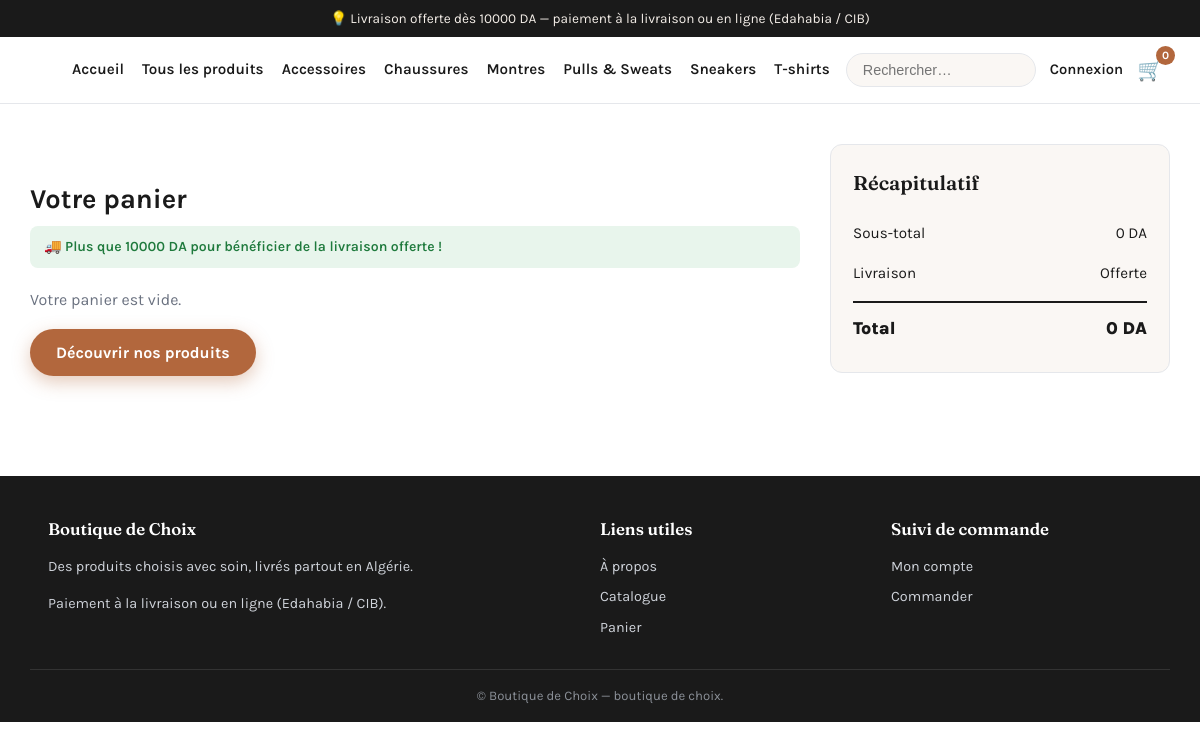
Page /cart/ on the committed database.
### apps/catalog/models.py (models this page shows, shortened)
class Category(models.Model):
    name = models.CharField("Nom", max_length=120)
    slug = models.SlugField("Slug", max_length=140, unique=True, blank=True)
    parent = models.ForeignKey(
        "self",
        verbose_name="Catégorie parente",
        on_delete=models.CASCADE,
        null=True,
        blank=True,
        related_name="children",
    )
    image = models.ImageField(
        "Image", upload_to="categories/", null=True, blank=True
    )
    description = models.TextField("Description", blank=True)
    is_active = models.BooleanField("Active", default=True)
    order = models.PositiveIntegerField("Ordre", default=0)
    class Meta:
        verbose_name = "Catégorie"
        verbose_name_plural = "Catégories"
        ordering = ["order", "name"]
    def get_absolute_url(self):
        return reverse("catalog:category", kwargs={"slug": self.slug})

### apps/cart/views.py (the view)
# urls.py: path("", views.cart_detail, name="cart_detail"),
def cart_detail(request):
    cart = CartSession(request)
    context = {
        "cart": cart,
        "lines": cart.items(),
    }
    return render(request, "cart/cart_detail.html", context)

### apps/cart/services.py (called while the page is built, shortened)
    def __iter__(self):
        from apps.catalog.models import Product
        product_ids = {int(k.split("::")[0]) for k in self.cart}
        variant_ids = {
            int(k.split("::")[1])
            for k in self.cart
            if k.split("::")[1]
        }
        products = {
            p.id: p
            for p in Product.objects.filter(id__in=product_ids).select_related(
                "category"
            )
        }
        from apps.catalog.models import ProductVariant
        variants = {
            v.id: v
            for v in ProductVariant.objects.filter(id__in=variant_ids).select_related(
                "product"
            )
        }
        lines = []
        invalid = []
        for key in invalid:
            self.cart.pop(key, None)
        if invalid:
            self.save()
        return iter(lines)

    def items(self):
        return list(self)

    def __len__(self):
        return sum(data["qty"] for data in self.cart.values())

    @property
    def total(self):
        from decimal import Decimal
        return sum((line.total for line in self), Decimal("0"))

    @property
    def subtotal(self):
        return self.total

    @property
    def shipping(self):
        from decimal import Decimal
        if self.total >= settings.SHIPPING_FREE_THRESHOLD or not self.items():
            return Decimal("0")
        return Decimal(settings.SHIPPING_FLAT_RATE)

    @property
    def grand_total(self):
        return self.subtotal + self.shipping

    @property
    def free_shipping_remaining(self):
        from decimal import Decimal
        if self.total >= settings.SHIPPING_FREE_THRESHOLD:
            return Decimal("0")
        return Decimal(settings.SHIPPING_FREE_THRESHOLD) - self.total

### apps/core/context_processors.py (called while the page is built)
def store_settings(request):
    cart = CartSession(request)
    return {
        "store_name": settings.STORE_NAME,
        "store_currency_symbol": settings.CURRENCY_SYMBOL,
        "store_categories": Category.objects.filter(is_active=True),
        "cart_count": len(cart),
        "free_shipping_threshold": settings.SHIPPING_FREE_THRESHOLD,
        "shipping_flat_rate": settings.SHIPPING_FLAT_RATE,
        "allow_cod": settings.ALLOW_PAYMENT_ON_DELIVERY,
    }

### templates/cart/cart_detail.html (shortened to what this page needs)
{% extends "core/base.html" %}
{% block content %}
<div class="container cart-layout">
  <div>
    <h1 style="font-size:1.7rem;margin:34px 0 6px;">Votre panier</h1>
    {% if cart.free_shipping_remaining > 0 %}
      <div class="alert-free-ship">🚚 Plus que {{ cart.free_shipping_remaining|floatformat:0 }} {{ store_currency_symbol }} pour bénéficier de la livraison offerte !</div>
    {% else %}
      <div class="alert-free-ship">🎉 La livraison vous est offerte !</div>
    {% endif %}
    {% if lines %}
      {% for line in lines %}
        <div class="cart-line{% if not line.product.primary_image %} mp{% endif %}">
          {% if line.product.primary_image %}
            <a href="{{ line.product.get_absolute_url }}"><img src="{{ line.product.primary_image.image.url }}" alt="{{ line.product.name }}"></a>
          {% endif %}
          <div>
            <div class="cart-line-name">
              <a href="{{ line.product.get_absolute_url }}">{{ line.product.name }}</a>
            </div>
            {% if line.variant %}
              <div class="cart-line-variant">Déclinaison : {{ line.variant.name }}</div>
            {% endif %}
            <div class="cart-line-variant">{{ line.unit_price|floatformat:0 }} {{ store_currency_symbol }} / unité</div>
            <div class="cart-actions-inline">
              <form action="{% url 'cart:update_cart' line.key %}" method="post">
                {% csrf_token %}
                <input class="qty-input" type="number" name="quantity" value="{{ line.quantity }}" min="0" max="99" aria-label="Quantité">
              </form>
              <form action="{% url 'cart:remove_item' line.key %}" method="post">
                {% csrf_token %}
                <button class="cart-remove" type="submit">Retirer</button>
              </form>
            </div>
          </div>
          <div class="cart-line-price">{{ line.total|floatformat:0 }} {{ store_currency_symbol }}</div>
        </div>
      {% endfor %}
      <p style="margin-top:24px;">
        <a class="btn btn-outline btn-sm" href="{% url 'catalog:product_list' %}">← Continuer mes achats</a>
      </p>
    {% else %}
      <p style="color:var(--muted);margin-top:20px;">Votre panier est vide.</p>
      <a class="btn btn-primary" href="{% url 'catalog:product_list' %}">Découvrir nos produits</a>
    {% endif %}
  </div>
  <aside class="summary">
    <h3>Récapitulatif</h3>
    <div class="summary-row"><span>Sous-total</span><span>{{ cart.subtotal|floatformat:0 }} {{ store_currency_symbol }}</span></div>
    <div class="summary-row"><span>Livraison</span>
      <span>{% if cart.shipping == 0 %}Offerte{% else %}{{ cart.shipping|floatformat:0 }} {{ store_currency_symbol }}{% endif %}</span>
    </div>
    <div class="summary-row summary-total"><span>Total</span><span>{{ cart.grand_total|floatformat:0 }} {{ store_currency_symbol }}</span></div>
  </aside>
</div>
{% endblock %}

### templates/core/base.html (shortened to what this page needs)
{% load static %}
<!DOCTYPE html>
<html lang="fr">
<head>
  <link rel="stylesheet" href="{% static 'css/style.css' %}">
</head>
<body>
  <div class="announce">
    💡 Livraison offerte dès {{ free_shipping_threshold }} {{ store_currency_symbol }} —
    paiement à la livraison ou en ligne (Edahabia / CIB)
  </div>
  <header class="site-header">
    <div class="container header-inner">
      <nav id="mainNav" class="main-nav" aria-label="Navigation principale">
        <a href="{% url 'core:home' %}">Accueil</a>
        <a href="{% url 'catalog:product_list' %}">Tous les produits</a>
        {% for cat in store_categories|slice:":6" %}
          <a href="{{ cat.get_absolute_url }}">{{ cat.name }}</a>
        {% endfor %}
      </nav>
      <div class="header-actions">
        <form class="header-search" action="{% url 'catalog:product_list' %}" method="get" role="search">
          <input type="search" name="q" placeholder="Rechercher…" aria-label="Rechercher un produit">
        </form>
        {% if user.is_authenticated %}
          <a class="header-link" href="{% url 'accounts:dashboard' %}">Mon compte</a>
        {% else %}
          <a class="header-link" href="{% url 'accounts:login' %}">Connexion</a>
        {% endif %}
        <a class="cart-link" href="{% url 'cart:cart_detail' %}">
          <span aria-hidden="true">🛒</span>
          <span class="cart-count" id="cartCount">{{ cart_count }}</span>
        </a>
      </div>
    </div>
  </header>
  <main id="main">
    {% block content %}{% endblock %}
  </main>
  <footer class="site-footer">
    <div class="container footer-grid">
      <div>
        <h4>{{ store_name }}</h4>
        <p>Des produits choisis avec soin, livrés partout en Algérie.</p>
        <p>Paiement à la livraison ou en ligne (Edahabia / CIB).</p>
      </div>
      <div>
        <h4>Liens utiles</h4>
        <a href="{% url 'core:about' %}">À propos</a>
        <a href="{% url 'catalog:product_list' %}">Catalogue</a>
        <a href="{% url 'cart:cart_detail' %}">Panier</a>
      </div>
      <div>
        <h4>Suivi de commande</h4>
        <a href="{% url 'accounts:dashboard' %}">Mon compte</a>
        <a href="{% url 'orders:checkout' %}">Commander</a>
      </div>
    </div>
    <div class="container footer-bottom">
      &copy; {{ store_name }} — boutique de choix.
    </div>
  </footer>
</body>
</html>

### static/css/style.css (style rules this page uses)
:root { --ink: #1a1a1a; --muted: #6b7280; --line: #e5e7eb; --accent: #b2673d; --accent-dark: #934f2c; --accent-soft: #f6ece4; --bg: #ffffff; --bg-soft: #faf7f4; --green: #1f7a3d; --red: #b3261e; --radius: 12px; --shadow: 0 8px 24px rgba(0, 0, 0, .07); --font: "Karla", "Segoe UI", system-ui, -apple-system, "Helvetica Neue", Arial, sans-serif; --font-display: "Fraunces", Georgia, "Times New Roman", serif; }
* { box-sizing: border-box; }
html { scroll-behavior: smooth; }
body { margin: 0; font-family: var(--font); color: var(--ink); background: var(--bg); line-height: 1.55; -webkit-font-smoothing: antialiased; }
a { color: var(--accent-dark); text-decoration: none; }
.container { max-width: 1140px; margin: 0 auto; padding: 0 18px; }
.announce { background: var(--ink); color: #f5efe9; text-align: center; font-size: .85rem; padding: 8px 16px; }
.site-header { position: sticky; top: 0; z-index: 40; background: rgba(255,255,255,.96); backdrop-filter: blur(6px); border-bottom: 1px solid var(--line); }
.header-inner { display: flex; align-items: center; gap: 16px; padding-top: 12px; padding-bottom: 12px; }
.main-nav { display: flex; gap: 18px; font-weight: 600; font-size: .95rem; margin-left: 8px; }
.main-nav a { color: var(--ink); white-space: nowrap; }
.header-actions { margin-left: auto; display: flex; align-items: center; gap: 14px; }
.header-search input { border: 1px solid var(--line); border-radius: 999px; padding: 8px 16px; font-size: .9rem; width: 190px; background: var(--bg-soft); }
.header-link { font-weight: 600; font-size: .92rem; color: var(--ink); white-space: nowrap; }
.cart-link { position: relative; font-size: 1.3rem; color: var(--ink); }
.cart-count { position: absolute; top: -8px; right: -12px; min-width: 19px; height: 19px; background: var(--accent); color: #fff; font-size: .7rem; font-weight: 700; border-radius: 999px; display: inline-grid; place-items: center; padding: 0 5px; }
.btn { display: inline-flex; align-items: center; justify-content: center; gap: 8px; border: 0; cursor: pointer; font-family: inherit; font-weight: 700; font-size: 1rem; padding: 14px 26px; border-radius: 999px; transition: transform .12s ease, box-shadow .12s ease, background .12s ease; text-decoration: none; line-height: 1.2; }
.btn-primary { background: var(--accent); color: #fff; box-shadow: 0 6px 18px rgba(178,103,61,.35); }
.cart-layout { display: grid; grid-template-columns: 1fr 340px; gap: 30px; padding: 40px 0 60px; align-items: start; }
.alert-free-ship { background: #e8f5ec; color: var(--green); font-size: .88rem; padding: 10px 14px; border-radius: 8px; margin-bottom: 18px; font-weight: 600; }
.summary { background: var(--bg-soft); border: 1px solid var(--line); border-radius: var(--radius); padding: 22px; position: sticky; top: 90px; }
.summary h3 { margin: 0 0 16px; font-family: var(--font-display); font-size: 1.25rem; font-weight: 600; }
.summary-row { display: flex; justify-content: space-between; padding: 8px 0; font-size: .95rem; }
.summary-total { border-top: 2px solid var(--ink); margin-top: 8px; padding-top: 12px; font-size: 1.1rem; font-weight: 800; }
.site-footer { background: var(--ink); color: #cfd3da; margin-top: 40px; }
.footer-grid { display: grid; grid-template-columns: 2fr 1fr 1fr; gap: 30px; padding-top: 40px; padding-bottom: 26px; }
.site-footer h4 { color: #fff; margin: 0 0 10px; font-family: var(--font-display); font-size: 1.05rem; font-weight: 600; }
.site-footer a { display: block; color: #cfd3da; padding: 4px 0; font-size: .9rem; }
.site-footer p { font-size: .9rem; }
.footer-bottom { border-top: 1px solid #333; padding: 16px 18px; text-align: center; font-size: .82rem; color: #8b9098; }

### rows in the picture
Category: name "Accessoires"
Category: name "Chaussures"
Category: name "Montres"
Category: name "Pulls & Sweats"
Category: name "Sneakers"
Category: name "T-shirts"

### other values in the picture
{{ free_shipping_threshold }} "10000"
{{ store_currency_symbol }} "DA"
{{ cart_count }} "0"
{{ cart.free_shipping_remaining|floatformat:0 }} "10000"
{{ cart.subtotal|floatformat:0 }} "0"
{{ cart.grand_total|floatformat:0 }} "0"
{{ store_name }} "Boutique de Choix"
